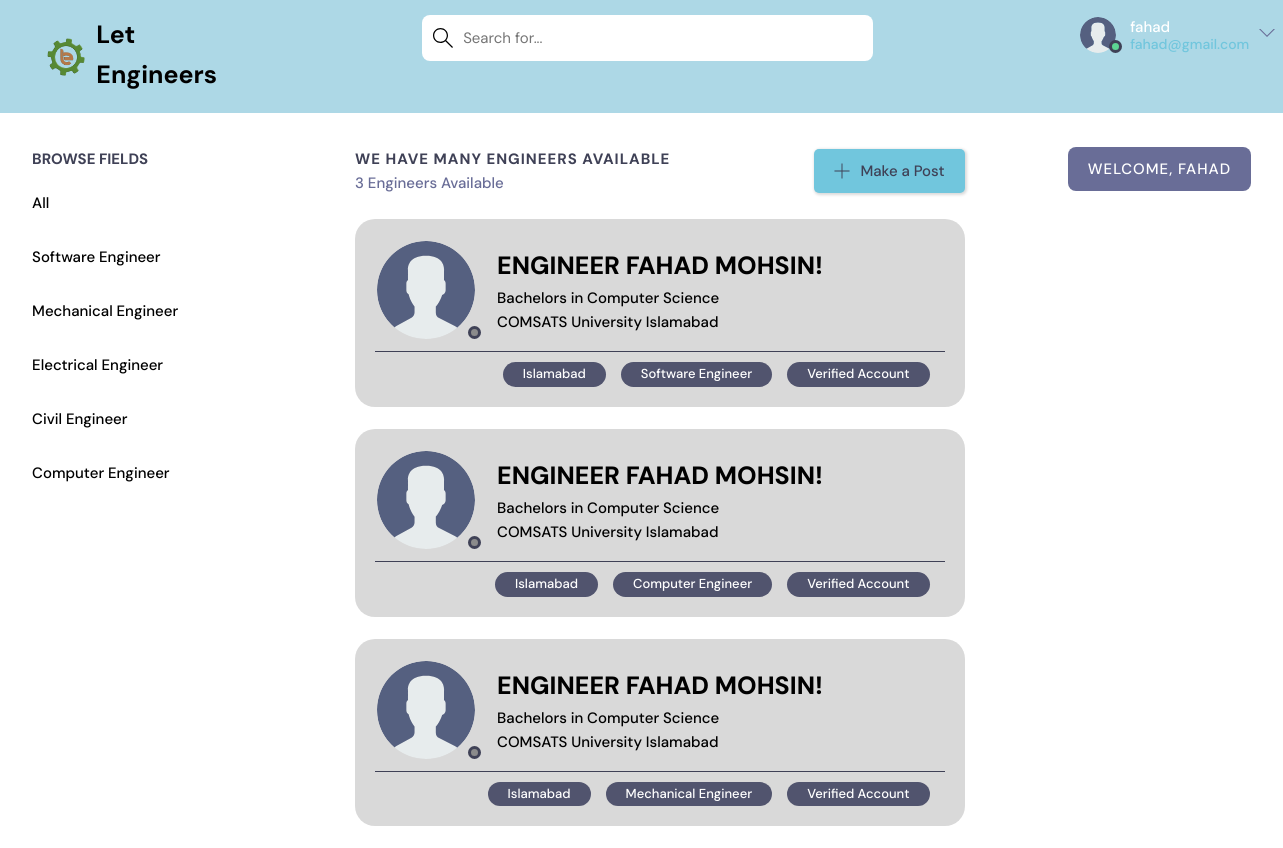
Screenshot of /home/ (signed in) with the database file from the repository.
### app1/models.py (models this page shows, shortened)
class Topic(models.Model):
    name = models.CharField(max_length=200)

class Room(models.Model):
    host =  models.ForeignKey(User, on_delete=models.SET_NULL, null=True)
    topic = models.ForeignKey(Topic, on_delete=models.SET_NULL, null=True)
    name = models.CharField(max_length=200)
    description = models.TextField(null=True, blank=True)
    participants = models.ManyToManyField(User, related_name='participants', blank=True)
    updated =models.DateTimeField(auto_now=True)
    created = models.DateTimeField(auto_now_add=True)
    class Meta:
        ordering = ['-updated', '-created']

### app1/views.py (the view)
# urls.py: path("home/", views.home, name="home"),
@login_required(login_url='index')
def home(request):
    q = request.GET.get('q') if request.GET.get('q') != None else ''
    rooms = Room.objects.filter(
        Q(topic__name__icontains=q) |
        Q(name__icontains=q) |
        Q(description__icontains=q)
    )
    topics = Topic.objects.all()[0:6]
    room_count = rooms.count()
    room_messages = Message.objects.filter(Q(room__topic__name__icontains=q))
    context = {'rooms': rooms, 'topics': topics,
               'room_count': room_count, 'room_messages': room_messages}
    return render(request, 'home_pages/home.html', context)

### app1/templates/home_pages/home.html
{% extends 'home_pages/main.html' %}
{% block content %}
    <main class="layout layout--3">
      <div class="container">
        {% include 'home_pages/topics_component.html' %}
        <div class="roomList">
          <div class="roomList__header">
            <div>
              <h2>We have many Engineers Available</h2>
              <p>{{room_count}} Engineers Available</p>
            </div>
            {% if request.user.is_authenticated %}
            <a class="btn btn--main" href="{% url 'create-room' %}">
              <svg version="1.1" xmlns="http://www.w3.org/2000/svg" width="32" height="32" viewBox="0 0 32 32">
                <title>add</title>
                <path d="M16.943 0.943h-1.885v14.115h-14.115v1.885h14.115v14.115h1.885v-14.115h14.115v-1.885h-14.115v-14.115z"></path>
              </svg>
              Make a Post
            </a>
            {% endif %}
          </div>
          {% include 'home_pages/feed_component.html' %}
        </div>
        {% include 'home_pages/activity_component.html' %}
      </div>
    </main>
{% endblock %}

### app1/templates/home_pages/navbar.html (shortened to what this page needs)
{% load static %}
<!DOCTYPE html>
<html lang="en">
<head>
  <link rel="stylesheet" href="{% static 'home_pages/css/navbar.css' %}" />
</head>
<body>
  <header class="header header--loggedIn">
    <div class="container">
      <a href="{% url 'index' %}" class="header__logo">
        <img src="{% static 'images/icons/favicon.png' %}" />
        <h1>Let Engineers</h1>
      </a>
      <form class="header__search"method="GET" action="{% url 'home' %}" >
        <label>
          <input name="q" placeholder="Search for..." />
        </label>
      </form>
      <nav class="header__menu">
        {% if request.user.is_authenticated %}
        <div class="header__user">
          <a href="#">
            <div class="avatar avatar--medium active">
              <img src="{% static 'images/avatar.svg' %}" />
            </div>
            <p>{{request.user.username}}<span>{{request.user.email}}</span></p>
          </a>
          <button class="dropdown-button">
            <svg version="1.1" xmlns="http://www.w3.org/2000/svg" width="32" height="32" viewBox="0 0 32 32">
              <title>chevron-down</title>
              <path d="M16 21l-13-13h-3l16 16 16-16h-3l-13 13z"></path>
            </svg>
          </button>
        </div>
        {% else %}
        <a href="{% url 'login' %}">
          <img src="{% static 'images/avatar.svg' %}" />
          <p>Login</p>
        </a>
        {% endif %}
      </nav>
    </div>
  </header>
</body>
</html>

### app1/templates/home_pages/topics_component.html
<div class="topics">
    <div class="topics__header">
      <h2>Browse Fields</h2>
    </div>
    <ul class="topics__list">
      <li>
        <a href="{% url 'home' %}" >All  </a>
      </li>
      {% for topic in topics %}
      <li>
        <a href="{% url 'home' %}?q={{topic.name}}">{{topic.name}}   </a>
      </li>
      {% endfor %}
    </ul>
  </div>

### app1/templates/home_pages/feed_component.html (shortened to what this page needs)
<!-- {% load static %}
{% load static %}
{% for room in rooms%}
<div class="roomListRoom">
  <div class="exr">
    <div class="avatar avatar--small">
      <img src="{% static 'images/avatar.svg' %}"/>
    </div>
    <div class="roomListRoom__header">
      <a href="{% url 'user-profile' room.host.id %}">
        <div class="roomListRoom__author text-1">Engineer Fahad Mohsin!</div>
        <div class="roomListRoom_fields text-2">Bachelors in Computer Science</div>
        <div class="roomListRoom_fields text-3">COMSATS University Islamabad</div>
      </a>
    </div>
  </div>
    <div class="roomListRoom__meta">
      <p class="roomListRoom__topic">Verified Account</p>
      <p class="roomListRoom__topic">{{room.topic.name}}</p>
      <p class="roomListRoom__topic">Islamabad</p>
    </div>
</div>
  {% endfor %}

### app1/templates/home_pages/activity_component.html
<div class="activities">
  <div class="activities__header">
      {% if request.user.is_authenticated %}
      <h2 style="text-align: center;">Welcome, {{request.user.username}}</h2>
    </div>
    {% endif %}
</div>

### static/home_pages/css/style.css (style rules this page uses)
:root { --color-main: #71c6dd; --color-main-light: #e1f6fb; --color-dark: #3f4156; --color-dark-medium: #51546e; --color-dark-light: #696d97; --color-light: #e5e5e5; --color-gray: #8b8b8b; --color-light-gray: #b2bdbd; --color-bg: #2d2d39; --color-success: #5dd693; --color-error: #fc4b0b; }
* { font-family: "DM Sans", -apple-system, BlinkMacSystemFont, "Segoe UI", Roboto, Oxygen, Ubuntu, Cantarell, "Open Sans", "Helvetica Neue", sans-serif; margin: 0; padding: 0; box-sizing: border-box; text-rendering: optimizeLegibility; font-size: inherit; }
html { font-size: 56.25%; }
@media only screen and (min-width: 1200px) { html { font-size: 62.5%; } }
body { line-height: 1.6; font-weight: 400; font-size: 1.5rem; color: white; background-color: white; min-height: 100vh; }
img { width: 100%; }
a { display: inline-block; color: var(--color-main); text-decoration: none; }
.container { max-width: 135rem; width: 95%; margin: auto; }
.btn { background-color: transparent; border: none; display: inline-flex; align-items: center; gap: 1rem; cursor: pointer; transition: all ease-in-out 0.3s; padding: 1rem 2rem; border-radius: 5px; box-shadow: 1px 1px 3px 1px rgba(0, 0, 0, 0.15); font-weight: 500; }
.btn--main { background-color: var(--color-main); color: var(--color-dark); }
.btn > svg { fill: currentColor; width: 1.6rem; height: 1.6rem; }
.avatar { position: relative; display: inline-block; border-radius: 10%; border: 2px solid transparent; }
.avatar img { display: block; border-radius: 50%; object-fit: cover; object-position: center; }
.avatar::after { content: ""; display: block; position: absolute; background-color: var(--color-gray); z-index: 111; border-radius: 50%; border: 0.3rem solid var(--color-dark); }
.avatar.active::after { background-color: var(--color-success); }
.avatar.avatar--small img { width: 9.8rem; height: 9.8rem; }
.avatar.avatar--small:after { width: 0.7rem; height: 0.7rem; bottom: 0px; right: -6px; }
.avatar.avatar--medium img { width: 3.6rem; height: 3.6rem; border-radius: 50%; }
.avatar.avatar--medium:after { width: 0.7rem; height: 0.7rem; bottom: 0px; right: -6px; }
.layout { margin-top: 3.4rem; }
.layout > .container { display: flex; justify-content: space-between; align-items: flex-start; }
.layout--3 > .container > div:first-child { flex-basis: 18%; max-width: 22.5rem; }
.layout--3 > .container > div:nth-child(2) { flex-basis: 50%; }
.layout--3 > .container > div:last-child { flex-basis: 15%; }
.topics__header { margin-bottom: 2rem; }
.topics__header h2 { text-transform: uppercase; font-weight: 700; color: var(--color-dark); }
.topics__list { list-style: none; }
.topics__list li a { display: flex; justify-content: space-between; margin-bottom: 3rem; font-weight: 500; color: black; transition: all 0.3s ease-in-out; }
.roomList__header { display: flex; align-items: center; justify-content: space-between; margin-bottom: 2.4rem; }
.roomList__header h2 { text-transform: uppercase; font-weight: 650; color: var(--color-dark); letter-spacing: 1px; }
.roomList__header p { font-weight: 500; color: var(--color-dark-light); }
.roomListRoom { margin-bottom: 2.2rem; background-color: rgba(211, 211, 211, 0.849); border-radius: 2rem; padding: 2rem; }
.exr { display: flex; }
.text-1, .text-2, .text-3 { padding-left: 20px; }
.roomListRoom__header { align-items: flex-start; display: flex; justify-content: space-around; flex-wrap: wrap; flex-direction: column; }
.roomListRoom__author { font-size: 25px; font-weight: 800; gap: 1rem; color: black; text-transform: uppercase; }
.roomListRoom_fields { font-size: 15px; font-weight: 500; color: black; }
.roomListRoom__meta { border-top: 1px solid var(--color-dark); padding-top: 1rem; display: flex; flex-direction: row-reverse; gap: 1em; }
.roomListRoom__topic { padding: 2px 2rem; background-color: var(--color-dark-medium); border-radius: 5rem; font-weight: 500; font-size: 1.3rem; }
.activities { background: var(--color-dark); border-radius: 8px; overflow: hidden; }
.activities__header h2 { background-color: var(--color-dark-light); text-transform: uppercase; font-weight: 500; padding: 1rem 1.5rem; color: white; letter-spacing: 1px; font-size: 1.5rem; }

### rows the page displays
Topic: name "Software Engineer"
Topic: name "Mechanical Engineer"
Topic: name "Electrical Engineer"
Topic: name "Civil Engineer"
Topic: name "Computer Engineer"
Room: topic.name "Software Engineer"
Room: topic.name "Computer Engineer"
Room: topic.name "Mechanical Engineer"

### other values shown
{{ request.user.username }} "fahad"
{{ request.user.email }} "fahad@gmail.com"
{{ room_count }} "3"
{{ request.user.username }} "FAHAD"
